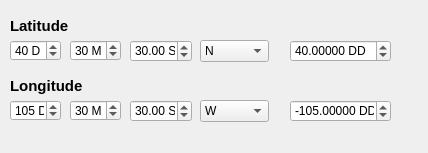
<?xml version="1.0" encoding="UTF-8"?>
<ui version="4.0">
 <class>LatlngcalcDialogBase</class>
 <widget class="QDialog" name="LatlngcalcDialogBase">
  <property name="geometry">
   <rect>
    <x>0</x>
    <y>0</y>
    <width>428</width>
    <height>153</height>
   </rect>
  </property>
  <property name="windowTitle">
   <string>Latitude / Longitude Calculator</string>
  </property>
  <widget class="QLabel" name="label">
   <property name="geometry">
    <rect>
     <x>10</x>
     <y>10</y>
     <width>111</width>
     <height>31</height>
    </rect>
   </property>
   <property name="font">
    <font>
     <pointsize>11</pointsize>
     <weight>75</weight>
     <bold>true</bold>
    </font>
   </property>
   <property name="text">
    <string>Latitude</string>
   </property>
  </widget>
  <widget class="QSpinBox" name="spbLatD">
   <property name="geometry">
    <rect>
     <x>10</x>
     <y>40</y>
     <width>51</width>
     <height>21</height>
    </rect>
   </property>
   <property name="suffix">
    <string> D</string>
   </property>
   <property name="maximum">
    <number>90</number>
   </property>
   <property name="value">
    <number>40</number>
   </property>
  </widget>
  <widget class="QSpinBox" name="spbLatM">
   <property name="geometry">
    <rect>
     <x>70</x>
     <y>40</y>
     <width>51</width>
     <height>21</height>
    </rect>
   </property>
   <property name="suffix">
    <string> M</string>
   </property>
   <property name="maximum">
    <number>59</number>
   </property>
   <property name="value">
    <number>30</number>
   </property>
  </widget>
  <widget class="QDoubleSpinBox" name="spbLatS">
   <property name="geometry">
    <rect>
     <x>130</x>
     <y>40</y>
     <width>62</width>
     <height>22</height>
    </rect>
   </property>
   <property name="prefix">
    <string/>
   </property>
   <property name="suffix">
    <string> S</string>
   </property>
   <property name="maximum">
    <double>59.990000000000002</double>
   </property>
   <property name="value">
    <double>30.000000000000000</double>
   </property>
  </widget>
  <widget class="QComboBox" name="cmbLatH">
   <property name="geometry">
    <rect>
     <x>200</x>
     <y>40</y>
     <width>69</width>
     <height>22</height>
    </rect>
   </property>
   <property name="currentText">
    <string>N</string>
   </property>
   <item>
    <property name="text">
     <string>N</string>
    </property>
   </item>
   <item>
    <property name="text">
     <string>S</string>
    </property>
   </item>
  </widget>
  <widget class="QDoubleSpinBox" name="spbLatDD">
   <property name="geometry">
    <rect>
     <x>290</x>
     <y>40</y>
     <width>101</width>
     <height>22</height>
    </rect>
   </property>
   <property name="suffix">
    <string> DD</string>
   </property>
   <property name="decimals">
    <number>5</number>
   </property>
   <property name="minimum">
    <double>-90.000000000000000</double>
   </property>
   <property name="maximum">
    <double>90.000000000000000</double>
   </property>
   <property name="singleStep">
    <double>0.010000000000000</double>
   </property>
   <property name="value">
    <double>40.000000000000000</double>
   </property>
  </widget>
  <widget class="QLabel" name="label_2">
   <property name="geometry">
    <rect>
     <x>10</x>
     <y>70</y>
     <width>111</width>
     <height>31</height>
    </rect>
   </property>
   <property name="font">
    <font>
     <pointsize>11</pointsize>
     <weight>75</weight>
     <bold>true</bold>
    </font>
   </property>
   <property name="text">
    <string>Longitude</string>
   </property>
  </widget>
  <widget class="QDoubleSpinBox" name="spbLngS">
   <property name="geometry">
    <rect>
     <x>130</x>
     <y>100</y>
     <width>62</width>
     <height>22</height>
    </rect>
   </property>
   <property name="prefix">
    <string/>
   </property>
   <property name="suffix">
    <string> S</string>
   </property>
   <property name="maximum">
    <double>59.990000000000002</double>
   </property>
   <property name="value">
    <double>30.000000000000000</double>
   </property>
  </widget>
  <widget class="QComboBox" name="cmbLngH">
   <property name="geometry">
    <rect>
     <x>200</x>
     <y>100</y>
     <width>69</width>
     <height>22</height>
    </rect>
   </property>
   <property name="currentText">
    <string>W</string>
   </property>
   <item>
    <property name="text">
     <string>W</string>
    </property>
   </item>
   <item>
    <property name="text">
     <string>E</string>
    </property>
   </item>
  </widget>
  <widget class="QSpinBox" name="spbLngM">
   <property name="geometry">
    <rect>
     <x>70</x>
     <y>100</y>
     <width>51</width>
     <height>21</height>
    </rect>
   </property>
   <property name="suffix">
    <string> M</string>
   </property>
   <property name="maximum">
    <number>59</number>
   </property>
   <property name="value">
    <number>30</number>
   </property>
  </widget>
  <widget class="QSpinBox" name="spbLngD">
   <property name="geometry">
    <rect>
     <x>10</x>
     <y>100</y>
     <width>51</width>
     <height>21</height>
    </rect>
   </property>
   <property name="suffix">
    <string> D</string>
   </property>
   <property name="maximum">
    <number>180</number>
   </property>
   <property name="value">
    <number>105</number>
   </property>
  </widget>
  <widget class="QDoubleSpinBox" name="spbLngDD">
   <property name="geometry">
    <rect>
     <x>290</x>
     <y>100</y>
     <width>101</width>
     <height>22</height>
    </rect>
   </property>
   <property name="suffix">
    <string> DD</string>
   </property>
   <property name="decimals">
    <number>5</number>
   </property>
   <property name="minimum">
    <double>-180.000000000000000</double>
   </property>
   <property name="maximum">
    <double>180.000000000000000</double>
   </property>
   <property name="singleStep">
    <double>0.010000000000000</double>
   </property>
   <property name="value">
    <double>-105.000000000000000</double>
   </property>
  </widget>
 </widget>
 <resources/>
 <connections/>
</ui>
